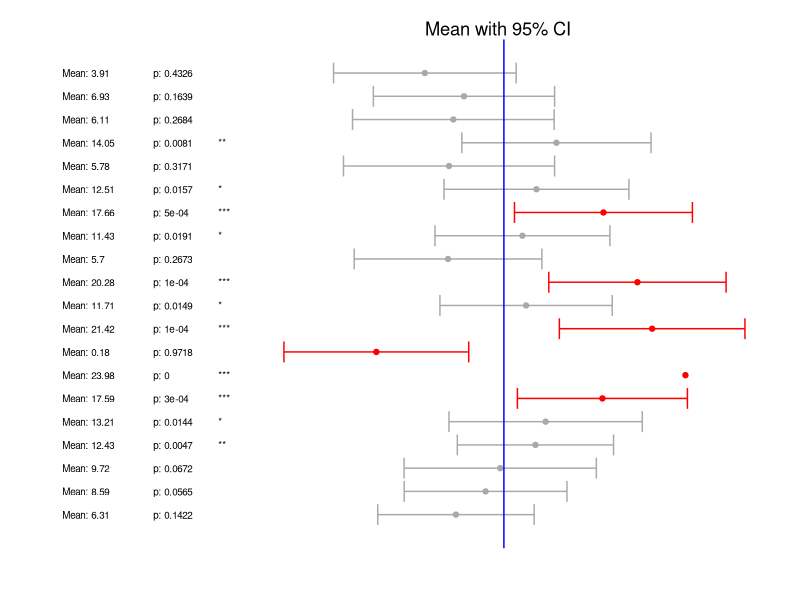

Source code (R):
##########################################
# 
#         Small multiple graphs
#
# Series:
# Little Useless-useful R functions #28
#
# Created: September 14, 2021
# Author: Tomaž Kaštrun
# Blog: tomaztsql.wordpress.com

# Changelog: 
###########################################

set.seed(2900)

# 1. Making data of 20 cases
myData <- data.frame(value=rnorm(2000, mean = 40, sd=20))
myControls <- data.frame(value=rnorm(2000, mean = 30, sd=20))
cases <- NULL
controls <- NULL
for (i in 1:20) {
  cases[[i]] <- sample(myData$value, size=32)
  controls[[i]] <- sample(myControls$value, size=32)
}

estimates <- data.frame(lower=NA, 
                        meanDiff=sapply(cases, mean)-sapply(controls,mean),
                        caseSSE= sapply(cases, function(x) sum((x-mean(x))^2)),
                        controlSSE = sapply(controls, function(x) sum((x-mean(x))^2)),
                        sd=NA,
                        upper=NA)


# Calculating statistics
estimates$sd <- sqrt((estimates$caseSSE+estimates$controlSSE)/64)
se <- estimates$sd/sqrt(32)  
tBound <- qt(0.975, df=31)
zBound <-qnorm(0.975)
estimates$lower <- estimates$meanDiff - se*tBound 
estimates$upper <- estimates$meanDiff + se*tBound
estimates$problem = estimates$lower >10 | estimates$upper < 10


tTest <- mapply(t.test, x=controls, y=cases)
tTest <- as.data.frame(t(tTest))
estimates$p <- unlist(tTest$p.value)
estimates$p <- round(estimates$p, 4)
estimates$significance <- ""
estimates$significance[estimates$p<.05] <- "*"
estimates$significance[estimates$p<.01] <- "**"
estimates$significance[estimates$p<.001] <- "***"

estimates$sampleNum <- as.numeric(row.names(estimates))
popDifferenceSE <- sqrt(20^2+20^2)/sqrt(32)
fakeData<-data.frame(value=rnorm(1000000, mean=10, sd=popDifferenceSE))



# 2. Get some libs for plotting

# get libraries we need for plotting and stacking the plots
library(grid)
library(gridExtra)
library(ggplot2)


problemColors <- c("TRUE"="red", "FALSE"="darkgrey")
colorScale <- scale_colour_manual(name="problem", values=problemColors)


smallMultiples <- ggplot(data=estimates, aes(x=meanDiff, y=sampleNum)) +
  
  geom_errorbarh(aes(xmin=lower,xmax=upper, color=problem)) +
  geom_point(aes(color=problem))  + 
  geom_vline(xintercept = 10, color="blue") +
  scale_y_reverse() + 
  geom_text(aes(x=-24, y=sampleNum, 
                label=paste("Mean:", round(meanDiff,2))),
            size = 2.5, hjust="inward") +
  
  geom_text(aes(x=-17, y=sampleNum, 
                label=paste("p: ",
                            p, sep="")),
            size = 2.5, hjust="inward") +
  
  scale_x_continuous(limits=c(-26,30)) +
  colorScale +
  theme_void() +

  theme(legend.position = "none",
        plot.title = element_text(hjust = 0.65),
        plot.margin = unit(c(10, 0, -2, 0), "pt")) +
  
  ggtitle("Mean with 95% CI") +
  geom_text(aes(x=-12, y=sampleNum, 
                label=estimates$significance),
            size = 2.5, hjust="inward") 


# 3. Final plotting
finalGraph <- grid.arrange(smallMultiples,ncol = 1, heights = c(10, 1))


# 4. Clean
rm(popDifferenceSE,i,se,tBound, zBound, cases, controls, myData, myControls, tTest)
rm(colorScale, estimates, fakeData, smallMultiples, finalGraph, problemColors)
